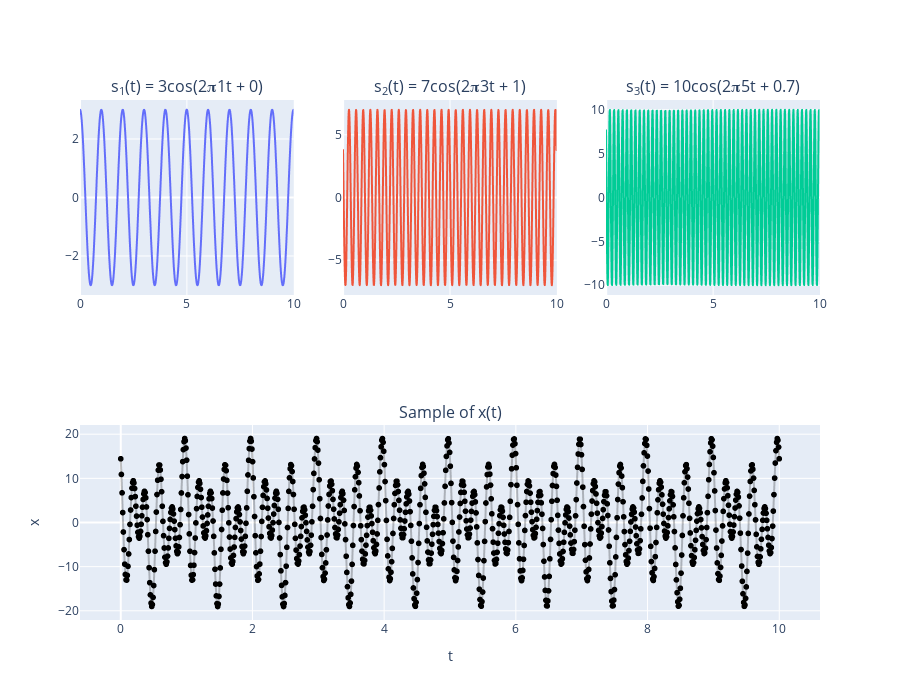

The cell this chart's notebook holds for it:
### Code cell
# SINUSOID = AMPLITUDE * COS(2 * PI * FREQUENCY * TIME + PHASE)
MAX = 10
SAMPLE_FREQ = 1_000

time = np.linspace(0, MAX, SAMPLE_FREQ)
pi_term = 2 * np.pi

amplitude_1, phase_1, freq_1 = 3, 0, 1
amplitude_2, phase_2, freq_2 = 7, 1, 3
amplitude_3, phase_3, freq_3 = 10, 0.7, 5

y1 = amplitude_1 * np.cos(pi_term * freq_1 * time + phase_1)
y2 = amplitude_2 * np.cos(pi_term * freq_2 * time + phase_2)
y3 = amplitude_3 * np.cos(pi_term * freq_3 * time + phase_3)

data = y1 + y2 + y3

fig = make_subplots(rows=2,
                    cols=3,
                    specs=[
                        [{}, {}, {}],
                        [{'colspan': 3}, None, None]
                    ],
                    subplot_titles=(
                        f's<sub>1</sub>(t) = {amplitude_1}cos(2&#120529;{freq_1}t + {phase_1})',
                        f's<sub>2</sub>(t) = {amplitude_2}cos(2&#120529;{freq_2}t + {phase_2})',
                        f's<sub>3</sub>(t) = {amplitude_3}cos(2&#120529;{freq_3}t + {phase_3})',
                        'Sample of x(t)')
                    )

fig.add_trace(go.Scattergl(x=time, y=y1, mode='lines'), row=1, col=1)
fig.add_trace(go.Scattergl(x=time, y=y2, mode='lines'), row=1, col=2)
fig.add_trace(go.Scattergl(x=time, y=y3, mode='lines'), row=1, col=3)
fig.add_trace(go.Scattergl(x=time, y=data, marker=dict(color='rgba(0, 0, 0, 1)'), line=dict(color='rgba(0, 0, 0, 0.25)'), mode='lines+markers'), row=2, col=1)

fig.update_layout(showlegend=False, height=700)
fig.update_xaxes(title='t', row=2, col=1)
fig.update_yaxes(title='x', row=2, col=1)

fig.show()

### Figure 1 — Plotly figure (JSON) as saved in the notebook; plotly's stock layout.template omitted (floating-point values rounded to 4 significant figures; data arrays with more than 128 entries replaced by an {"elided": "..."} marker saying what was removed)
{"data": [{"mode": "lines", "x": {"elided": "1000 float values"}, "y": {"elided": "1000 float values"}, "type": "scattergl", "xaxis": "x", "yaxis": "y"}, {"mode": "lines", "x": {"elided": "1000 float values"}, "y": {"elided": "1000 float values"}, "type": "scattergl", "xaxis": "x2", "yaxis": "y2"}, {"mode": "lines", "x": {"elided": "1000 float values"}, "y": {"elided": "1000 float values"}, "type": "scattergl", "xaxis": "x3", "yaxis": "y3"}, {"line": {"color": "rgba(0, 0, 0, 0.25)"}, "marker": {"color": "rgba(0, 0, 0, 1)"}, "mode": "lines+markers", "x": {"elided": "1000 float values"}, "y": {"elided": "1000 float values"}, "type": "scattergl", "xaxis": "x4", "yaxis": "y4"}], "layout": {"xaxis": {"anchor": "y", "domain": [0.0, 0.2889]}, "yaxis": {"anchor": "x", "domain": [0.625, 1.0]}, "xaxis2": {"anchor": "y2", "domain": [0.3556, 0.6444]}, "yaxis2": {"anchor": "x2", "domain": [0.625, 1.0]}, "xaxis3": {"anchor": "y3", "domain": [0.7111, 1.0]}, "yaxis3": {"anchor": "x3", "domain": [0.625, 1.0]}, "xaxis4": {"anchor": "y4", "domain": [0.0, 1.0], "title": {"text": "t"}}, "yaxis4": {"anchor": "x4", "domain": [0.0, 0.375], "title": {"text": "x"}}, "annotations": [{"font": {"size": 16}, "showarrow": false, "text": "s<sub>1</sub>(t) = 3cos(2&#120529;1t + 0)", "x": 0.1444, "xanchor": "center", "xref": "paper", "y": 1.0, "yanchor": "bottom", "yref": "paper"}, {"font": {"size": 16}, "showarrow": false, "text": "s<sub>2</sub>(t) = 7cos(2&#120529;3t + 1)", "x": 0.5, "xanchor": "center", "xref": "paper", "y": 1.0, "yanchor": "bottom", "yref": "paper"}, {"font": {"size": 16}, "showarrow": false, "text": "s<sub>3</sub>(t) = 10cos(2&#120529;5t + 0.7)", "x": 0.8556, "xanchor": "center", "xref": "paper", "y": 1.0, "yanchor": "bottom", "yref": "paper"}, {"font": {"size": 16}, "showarrow": false, "text": "Sample of x(t)", "x": 0.5, "xanchor": "center", "xref": "paper", "y": 0.375, "yanchor": "bottom", "yref": "paper"}], "showlegend": false, "height": 700}}
